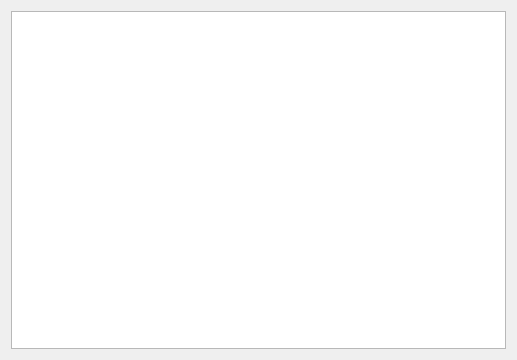
<?xml version="1.0" encoding="UTF-8"?>
<ui version="4.0">
 <class>Form</class>
 <widget class="QWidget" name="Form">
  <property name="geometry">
   <rect>
    <x>0</x>
    <y>0</y>
    <width>517</width>
    <height>360</height>
   </rect>
  </property>
  <property name="windowTitle">
   <string>Form</string>
  </property>
  <layout class="QGridLayout" name="gridLayout">
   <item row="0" column="0">
    <widget class="QTableWidget" name="tableWidget">
     <attribute name="horizontalHeaderStretchLastSection">
      <bool>false</bool>
     </attribute>
    </widget>
   </item>
  </layout>
 </widget>
 <resources/>
 <connections/>
</ui>
